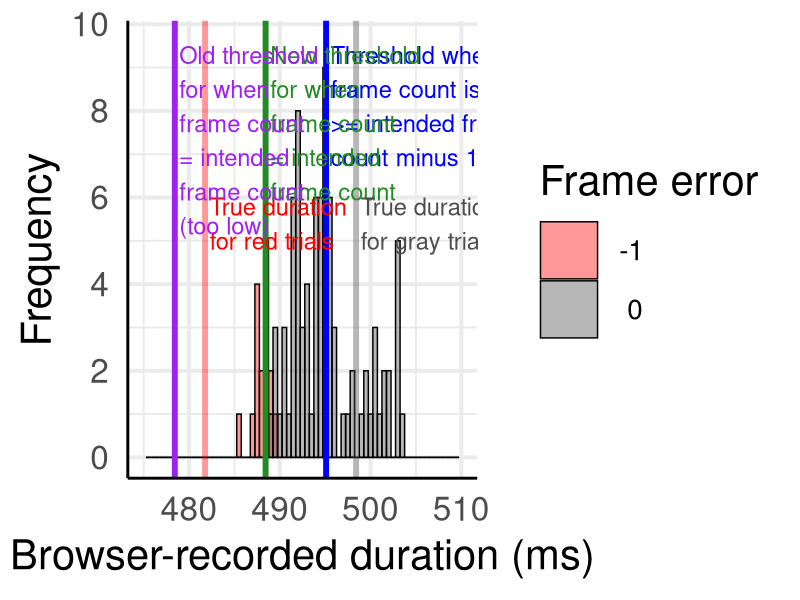

Write R code to recreate this figure.
library(ggplot2)

#setwd("U:/Documents/rAF visual stim testing/non_jsPsych_rAF_version/js-display-durations/analysis")
visual_stim_durations_500 <- read.csv("combined_500ms.csv", stringsAsFactors = FALSE)

# number of trials with correct/incorrect true frame counts
table(visual_stim_durations_500$frames)
# 29 30 
# 16 84 

adj_target_dur <- 16.67 * 30
# target duration when frame count >= intended frame count -1
adj_target_dur_buffer <- adj_target_dur - 5 
true_target_dur <- mean(visual_stim_durations_500$obs.duration[visual_stim_durations_500$frames==30])
true_dur_missed_frame <- mean(visual_stim_durations_500$obs.duration[visual_stim_durations_500$frames==29])
# new target duration when frame count >= intended frame count 
target_dur_thresh_at_frame_count_new <- true_dur_missed_frame + ((adj_target_dur_buffer - true_dur_missed_frame)/2)
# old target duration when frame count >= intended frame count 
target_dur_thresh_at_frame_count_old <- adj_target_dur_buffer - 16.67


# check characteristics of trials with incorrect (missed) frames: can these be differentiated reliably?
png("500ms_trials_browser_durations_by_frame_error.png", width = 1200, height = 1000)
ggplot(visual_stim_durations_500, aes(x = curr_delay, fill=factor(frames))) +
  geom_histogram(binwidth = 0.5, color = "black", alpha=.4, position="identity") +
  #geom_density(alpha=.3) + 
  scale_x_continuous(limits = c(475,510), name = "Browser-recorded duration (ms)") + 
  scale_y_continuous(limits = c(0,9.6), breaks = seq(0,10,2), name = "Frequency") +
  scale_fill_manual(breaks = c(29,30), 
                    labels = c("-1"," 0"), 
                    name = "Frame error",
                    values = c("red","gray30")) +
  geom_vline(aes(xintercept = adj_target_dur_buffer), color="blue", size=2) +
  geom_vline(aes(xintercept = target_dur_thresh_at_frame_count_new), color="forestgreen", size=2) +
  geom_vline(aes(xintercept = true_target_dur), color="gray30", size=2, alpha=.4) +
  geom_vline(aes(xintercept = true_dur_missed_frame), color="red", size=2, alpha=.4) +
  geom_vline(aes(xintercept = target_dur_thresh_at_frame_count_old), color="purple", size=2) +
  annotate("text", label = "Threshold when\nframe count is\n>= intended frame\ncount minus 1", 
           x = adj_target_dur_buffer+0.5, y = 9.5, color = "blue", 
           hjust=0, vjust=1, size=6) +
  annotate("text", label = "True duration\nfor red trials", 
           x = true_dur_missed_frame+0.5, y = 6, color = "red", 
           hjust=0, vjust=1, size=6) +
  annotate("text", label = "New threshold\nfor when\nframe count\n= intended\nframe count", 
           x = target_dur_thresh_at_frame_count_new+0.5, y = 9.5, color = "forestgreen", 
           hjust=0, vjust=1, size=6) +
  annotate("text", label = "True duration\nfor gray trials", 
           x = true_target_dur+0.5, y = 6, color = "gray30", 
           hjust=0, vjust=1, size=6) +
  annotate("text", label = "Old threshold\nfor when\nframe count\n= intended\nframe count\n(too low)", 
           x = target_dur_thresh_at_frame_count_old+0.5, y = 9.5, color = "purple", 
           hjust=0, vjust=1, size=6) +
  theme_minimal(base_size = 30) + 
  theme(legend.text=element_text(size=20),
        legend.key.size=unit(1.5,"cm"),
        axis.line.y = element_line(color="black", size = 1),
        axis.line.x = element_line(color="black", size = 1))
dev.off()